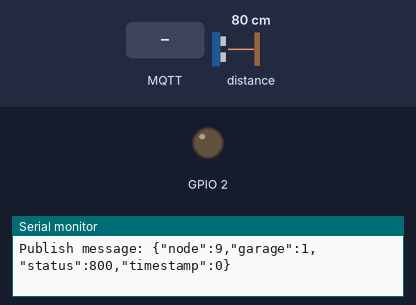
A sketch run on a simulated ESP8266 (NodeMCU). On the bench: output pins drawn as LEDs (lit = HIGH), the last lines printed to the serial monitor. The test bench sets the inputs (shaded band); at power-on: distance to the obstacle 80 cm. WiFi joins after 1.5 s; servers stay silent unless stated; random numbers use the default seed unless the sketch sets one; no MQTT or app messages arrive unless stated.

Above: at 2.7 s.
2.8 s: MQTT message "0" arrives on the first subscribed topic
At 4.8 s:
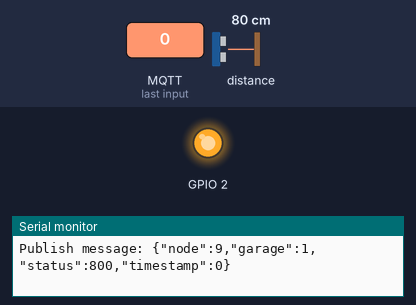
5.1 s: MQTT message "1" arrives on the first subscribed topic
At 6.6 s:
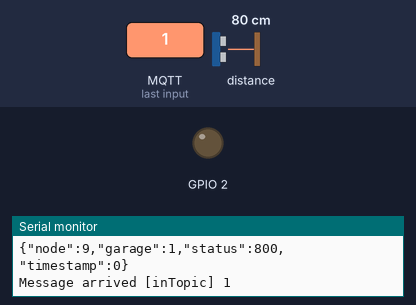
7.2 s: MQTT message "2" arrives on the first subscribed topic
At 8.4 s:
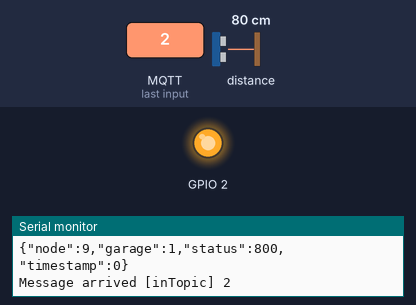
Timing chart, 0 to 10.2 s (numbered marks = the images above; inputs shaded):
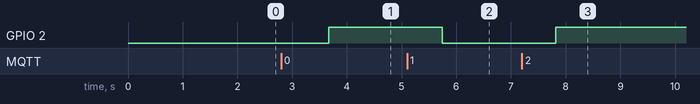

Measured:
- after the input at 2.8 s, GPIO 2: LOW → HIGH after 0.87 s
- after the input at 5.1 s, GPIO 2: HIGH → LOW after 0.64 s
- after the input at 7.2 s, GPIO 2: LOW → HIGH after 0.62 s

The sketch:

esp8266_lidar.ino
```cpp
/*
 Basic ESP8266 MQTT example
 This sketch demonstrates the capabilities of the pubsub library in combination
 with the ESP8266 board/library.
 It connects to an MQTT server then:
  - publishes "hello world" to the topic "outTopic" every two seconds
  - subscribes to the topic "inTopic", printing out any messages
    it receives. NB - it assumes the received payloads are strings not binary
  - If the first character of the topic "inTopic" is an 1, switch ON the ESP Led,
    else switch it off
 It will reconnect to the server if the connection is lost using a blocking
 reconnect function. See the 'mqtt_reconnect_nonblocking' example for how to
 achieve the same result without blocking the main loop.
 To install the ESP8266 board, (using Arduino 1.6.4+):
  - Add the following 3rd party board manager under "File -> Preferences -> Additional Boards Manager URLs":
       http://arduino.esp8266.com/stable/package_esp8266com_index.json
  - Open the "Tools -> Board -> Board Manager" and click install for the ESP8266"
  - Select your ESP8266 in "Tools -> Board"
*/

#include "Adafruit_VL53L0X.h"

#include <ESP8266WiFi.h>
#include <PubSubClient.h>

#define BUZZER 13
#define FREQ 800
#define DURATION 300
Adafruit_VL53L0X lox = Adafruit_VL53L0X();
VL53L0X_RangingMeasurementData_t measure;
unsigned long zeitAlt = 0;

// Update these with values suitable for your network.

const char* ssid = "iPhone";
const char* password = "password1";
const char* mqtt_server = "104.55.7.237";

WiFiClient espClient;
PubSubClient client(espClient);
unsigned long lastMsg = 0;
#define MSG_BUFFER_SIZE (50)
char msg[MSG_BUFFER_SIZE];
int value = 0;

void setup_wifi() {

  delay(10);
  // We start by connecting to a WiFi network
  Serial.println();
  Serial.print("Connecting to ");
  Serial.println(ssid);

  WiFi.mode(WIFI_STA);
  WiFi.begin(ssid, password);

  while (WiFi.status() != WL_CONNECTED) {
    delay(500);
    Serial.print(".");
  }

  randomSeed(micros());

  Serial.println("");
  Serial.println("WiFi connected");
  Serial.println("IP address: ");
  Serial.println(WiFi.localIP());
}

void callback(char* topic, byte* payload, unsigned int length) {
  Serial.print("Message arrived [");
  Serial.print(topic);
  Serial.print("] ");
  for (int i = 0; i < length; i++) {
    Serial.print((char)payload[i]);
  }
  Serial.println();

  // Switch on the LED if an 1 was received as first character
  if ((char)payload[0] == '1') {
    digitalWrite(BUILTIN_LED, LOW);   // Turn the LED on (Note that LOW is the voltage level
    // but actually the LED is on; this is because
    // it is active low on the ESP-01)
  } else {
    digitalWrite(BUILTIN_LED, HIGH);  // Turn the LED off by making the voltage HIGH
  }

}


void reconnect() {
  // Loop until we're reconnected
  while (!client.connected()) {
    Serial.print("Attempting MQTT connection...");
    // Create a random client ID
    String clientId = "ESP8266Client-";
    clientId += String(random(0xffff), HEX);
    // Attempt to connect
    if (client.connect(clientId.c_str())) {
      Serial.println("connected");
      // Once connected, publish an announcement...
      client.publish("outTopic", "hello world");
      // ... and resubscribe
      client.subscribe("inTopic");
    } else {
      Serial.print("failed, rc=");
      Serial.print(client.state());
      Serial.println(" try again in 5 seconds");
      // Wait 5 seconds before retrying
      delay(5000);
    }
  }
}

void setup() {
  pinMode(BUILTIN_LED, OUTPUT);     // Initialize the BUILTIN_LED pin as an output
  Serial.begin(115200);
  setup_wifi();
  client.setServer(mqtt_server, 1883);
  client.setCallback(callback);
  if (!lox.begin()) {
    Serial.println(F("Failed to boot VL53L0X"));
    while(1);
  }
}

void loop() {
  lox.rangingTest(&measure, true);
  int range = measure.RangeMilliMeter;
  int nodeID = 9;
  int garageID = 1;

  String my_msg = "{\"node\":" + String(nodeID) + ",\"garage\":" + String(garageID) + ",\"status\":" + String(range) + ",\"timestamp\":0}";
  Serial.println(my_msg);

  if (!client.connected()) {
    reconnect();
  }
  client.loop();

  unsigned long now = millis();
  if (now - lastMsg > 2000) {
    lastMsg = now;
    ++value;
    snprintf (msg, MSG_BUFFER_SIZE, "hello world #%ld", value);
    Serial.print("Publish message: ");
    Serial.println(my_msg);
    client.publish("node_red", my_msg.c_str());
  }
  delay(1000);
}
```
